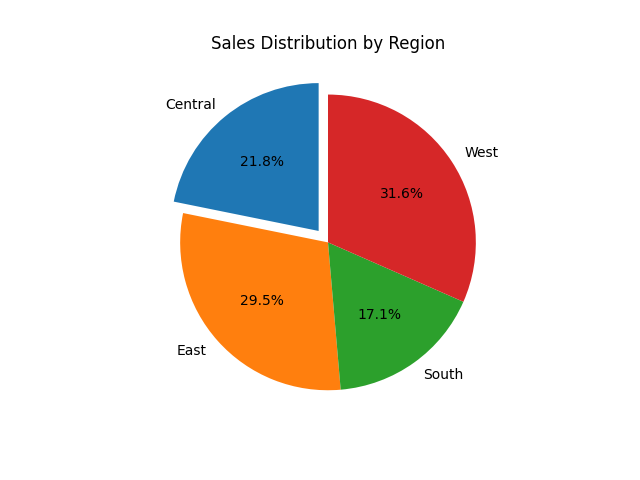

Recreate this plot in Python.
import pandas as pd
import matplotlib.pyplot as plt

# Load data
df2 = pd.read_excel("/workspaces/Python-Course/visualization library/Sales Report.xlsx")

# Group by Region and sum Sales
region_sales = df2.groupby("Region")["Sales"].sum()
print(region_sales)

# Plot pie chart
plt.pie(
    region_sales, 
    labels=region_sales.index,      # 🏷️ Displays each region name beside its slice
    autopct="%1.1f%%",              # 🔢 Shows percentage value inside each slice (1 decimal)
    startangle=90,                  # 🔄 Rotates the start of the pie chart to 90° (starts at top)
    explode=(0.1, 0, 0, 0)          # 💥 Pulls out the 1st slice slightly for emphasis
)

plt.title("Sales Distribution by Region")  # 🧾 Adds a title to the chart
plt.savefig("pie.png")                     # 💾 Saves the pie chart as an image file
plt.show()                                 # 👀 Displays the chart on screen
